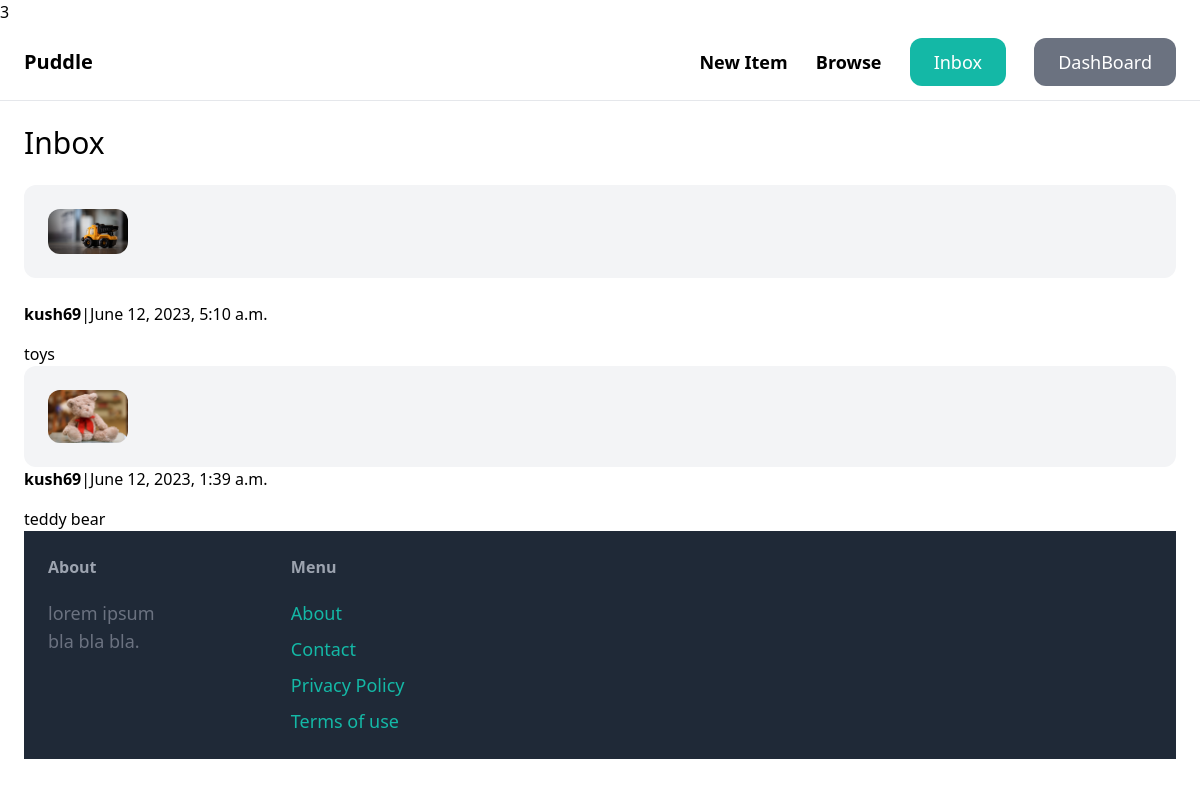
The page /inbox/ (signed in) on the database its author committed.
### conversation/models.py (models this page shows)
class Conversation(models.Model):
    item = models.ForeignKey(Item,related_name='conversations',on_delete=models.CASCADE)
    members = models.ManyToManyField(User,related_name='conversations')
    created_at = models.DateTimeField(auto_now_add=True)
    modified_at = models.DateTimeField(auto_now=True)
    class Meta:
        ordering = ('-modified_at',)

### item/models.py (models this page shows, shortened)
class Item(models.Model):
    category = models.ForeignKey(Category,related_name='items',on_delete=models.CASCADE)
    name = models.CharField(max_length=255)
    description = models.TextField(blank=True,null= True)
    price = models.FloatField()
    image = models.ImageField(upload_to='item_images',blank=True,null=True)
    is_sold = models.BooleanField(default=False)
    created_by = models.ForeignKey(User,related_name='items',on_delete=models.CASCADE)
    created_at = models.DateTimeField(auto_now_add=True)

### conversation/views.py (the view)
# urls.py: path("",views.inbox,name='inbox'),
@login_required
def inbox(request):
    converstions = Conversation.objects.filter(members__in=[request.user.id])
    return render(request,'conversation/inbox.html',{
        'conversations':converstions
    })

### conversation/templates/conversation/inbox.html (shortened to what this page needs)
3{% extends 'core/base.html' %}
{% block content %}
<h1 class="mb-6 text-3xl">Inbox</h1>
<div class="space-y-6">
    {% for conversation in conversations %}
    <a href="{% url 'conversation:detail' conversation.id%}">
        <div class="p-6 flex bg-gray-100 rounded-xl">
            <div class="pr-6">
                <img src="{{conversation.item.image.url}}" class="w-20 rounded-xl">
            </div>
        </div>
        <div>
            {% for member in conversation.members.all %}
            {% if member != request.user %}
            <p class="mb-4"><strong>{{member.username}}</strong>|{{conversation.modified_at}}</p>
            <p>{{conversation.item.name}}</p>
            {% endif %}
            {% endfor %}
    {% endfor %}
{% endblock %}

### rows shown on the page
Conversation: item.image (picture), modified_at "June 12, 2023, 5:10 a.m.", item.name "toys"
Conversation: item.image (picture), modified_at "June 12, 2023, 1:39 a.m.", item.name "teddy bear"

### other values the page prints
{{ member.username }} "kush69"
